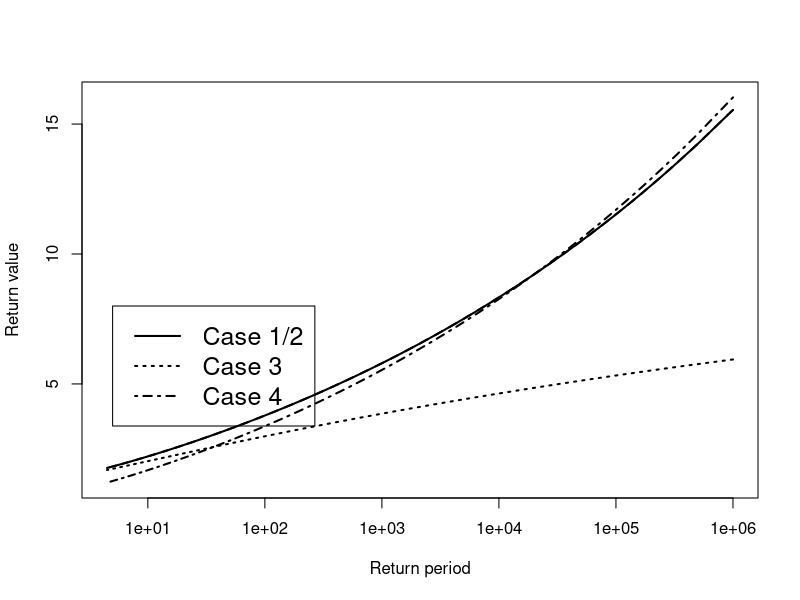

Reproduce this figure in R.
#Cases 1-3 , p exceedance prob, par (sig, xi), u true
case123_true_quant <- function(p,par,u){
  x_p <- (par[1]/par[2])*((6*p/5)^(-par[2])-1) + u
  return(x_p)
}

#Case 4, p exceedance prob, p_1 P(<1), par (sig, xi), u true
case4_true_quant <- function(p, par, p_1, u){
  x_p <- ((par[1]+par[2]*(u))/par[2])*((p/(1-p_1))^(-par[2])-1) + u
  return(x_p)  
}

dev.new(width=9.17, height=6,noRStudioGD = TRUE)
par(mfrow=c(1,1),bg='transparent')

p_seq <- seq(0,0.2, by=0.000001)
true_pars <- matrix(c(0.5,0.1, 0.5,0.1, 0.5, -0.05, 0.5,0.1), nrow=4, ncol=2, byrow=T)
colours <- c('red', 'blue', 'grey', 'yellow')
line_types <- c('solid', 'dashed', 'dotted', 'dotdash')
y_p_case4 <- case4_true_quant(p=p_seq, par=true_pars[4,], p_1 = 0.7206618, u=1.0)
plot((1/-log(1-p_seq)), y_p_case4, log='x', lwd=2, lty=line_types[4], type='l', xlab="Return period", ylab = "Return value")
for(i in 1:3){
  par = true_pars[i,]
  print(par)
  y_p = case123_true_quant(p=p_seq, par=par, u=1.0)
  lines((1/-log(1-p_seq)),y_p, lwd=2, lty=line_types[i])
}

legend(x=5, y=8, legend = c("Case 1/2", "Case 3", "Case 4"), lty=c("solid", "dotted", "dotdash"), lwd=2, cex=1.5)

